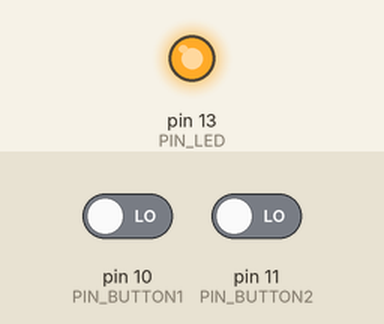
Simulated run of this sketch. Board: Arduino Uno, built with avr-gcc and run on an emulated ATmega328P. Parts: output pins drawn as LEDs (lit = HIGH). Inputs (shaded band) come from the test bench; at power-on: pin 10 (PIN_BUTTON1) LOW, pin 11 (PIN_BUTTON2) LOW.

Above: at 12.8 s.
12.9 s: pin 10 (PIN_BUTTON1) driven HIGH and pin 11 (PIN_BUTTON2) driven HIGH
At 16.0 s:
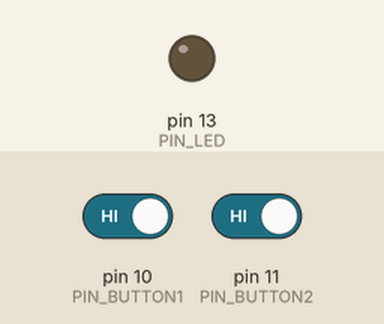
24.8 s: pin 10 (PIN_BUTTON1) driven LOW
At 25.7 s:
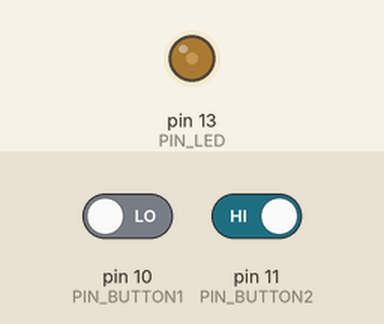
Timing chart, 0 to 27.8 s (numbered marks = the images above; inputs shaded):
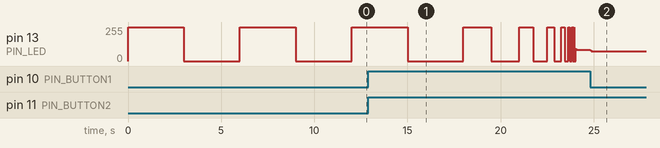

The sketch:

question-classic-09.ino
```cpp
// (licence header left out)
#define PIN_LED 13
#define PIN_BUTTON1 10
#define PIN_BUTTON2 11

int LED_Delay = 3000;

void setup() {
  pinMode(PIN_LED,     OUTPUT);
  pinMode(PIN_BUTTON1, INPUT);
  pinMode(PIN_BUTTON2, INPUT);

  Serial.begin(9600);
}

void loop() {
  if(digitalRead(PIN_BUTTON1) == HIGH){
    LED_Delay /= 2;
  } else if (digitalRead(PIN_BUTTON2) == HIGH){
    LED_Delay *= 2;
  }

  digitalWrite(PIN_LED, HIGH);

  delay(LED_Delay);

  digitalWrite(PIN_LED, LOW);

  delay(LED_Delay);
}
```

Measured:
- after the input at 24.8 s, pin 13 (PIN_LED): 86/255 → 72/255 at once
- by itself, pin 13 (PIN_LED): alternates 255/255 for 3.0 s and 0/255 for 3.0 s
